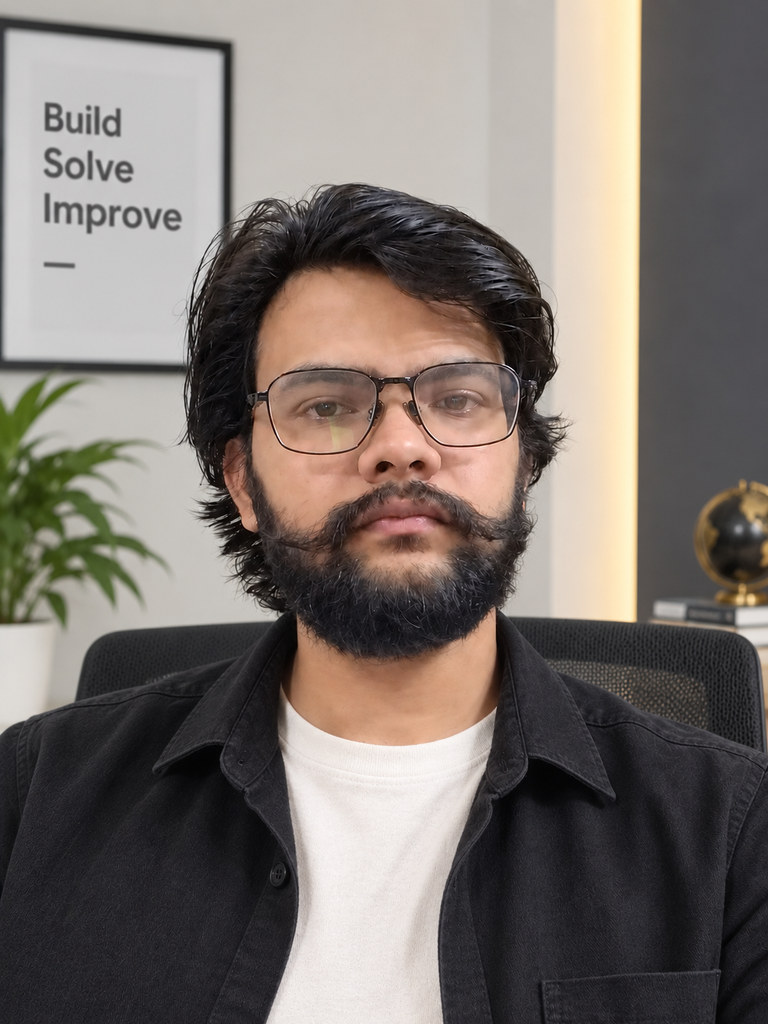
#> input picture assets/media/portrait.jpg, 768 x 1024 px, found by its file name
$ python make_og_card.py
#> lines starting #> are read from the running program, lines starting #| are printed output that depends on the picture
"""Render the 1200x630 link-preview card.

This is the only part of the site that reaches someone who never opens the link —
it is what renders in a LinkedIn post, a Slack paste or a forwarded email. It
follows the page's own rules: paper ground, one hairline, ink type, and the single
red accent used exactly once, on the +55 deg C limit tick.

Runs with or without the portrait; the face is added when the file exists.
"""
from PIL import Image, ImageDraw, ImageFont
import pathlib

MEDIA = pathlib.Path(r"E:\cowork\thermal-portfolio\assets\media")
FONTS = pathlib.Path(r"C:\Windows\Fonts")

W, H = 1200, 630
PAPER = (242, 243, 244)
PANEL = (255, 255, 255)
INK = (22, 24, 26)
INK45 = (130, 135, 140)
INK20 = (199, 203, 206)
CORRECTION = (204, 42, 30)


def font(name, size):
    return ImageFont.truetype(str(FONTS / name), size)


f_name = font("arialbd.ttf", 78)
f_role = font("arial.ttf", 30)
f_mono = font("consola.ttf", 23) if (FONTS / "consola.ttf").exists() else font("arial.ttf", 23)
f_small = font("arial.ttf", 25)

card = Image.new("RGB", (W, H), PAPER)
d = ImageDraw.Draw(card)

portrait_path = MEDIA / "portrait.jpg"
has_face = portrait_path.exists()

# Left rule echoes the page's hanging margin.
MARGIN = 76
text_x = MARGIN

if has_face:
    # Portrait sits flush left in a white plate with a hairline, as on the page.
    box_w, box_h = 300, 400
    face = Image.open(portrait_path).convert("RGB")
#> face is the input picture: PIL image 768x1024 RGB; mean R, G, B 123.2, 115, 109.6
    # cover-crop to 3:4, biased toward the head
    target = box_w / box_h
    src = face.width / face.height
#> src = 0.75
    if src > target:
        nw = int(face.height * target)
        left = (face.width - nw) // 2
        face = face.crop((left, 0, left + nw, face.height))
    else:
        nh = int(face.width / target)
#> nh = 1024
        top = int((face.height - nh) * 0.22)
#> top = 0
        face = face.crop((0, top, face.width, top + nh))
    face = face.resize((box_w, box_h), Image.LANCZOS)
#> face: PIL image 300x400 RGB

    plate_x, plate_y = MARGIN, (H - box_h) // 2
    d.rectangle([plate_x - 11, plate_y - 11, plate_x + box_w + 10, plate_y + box_h + 10],
                fill=PANEL, outline=INK20)
    card.paste(face, (plate_x, plate_y))
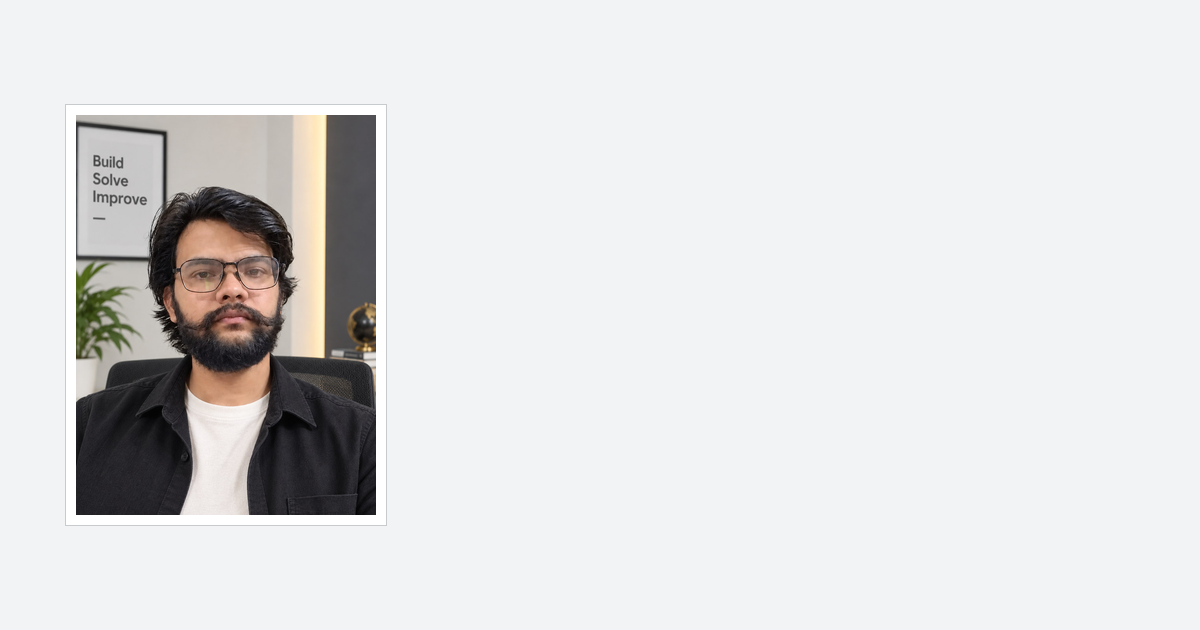
#> card: PIL image 1200x630 RGB; mean R, G, B 223.3, 222.8, 222.8
    d.rectangle([plate_x, plate_y, plate_x + box_w - 1, plate_y + box_h - 1], outline=INK20)
    text_x = plate_x + box_w + 66

d.text((text_x, 214), "Prince Chauhan", font=f_name, fill=INK)
d.text((text_x, 316), "Thermal engineer \u00b7 Bengaluru", font=f_role, fill=INK45)

# The operating envelope, drawn the way the page draws it.
y = 404
x0, x1 = text_x, min(W - MARGIN, text_x + 470)
d.line([(x0, y), (x1, y)], fill=INK, width=2)
d.polygon([(x0, y), (x0 + 13, y - 7), (x0 + 13, y + 7)], fill=INK)
d.polygon([(x1, y), (x1 - 13, y - 7), (x1 - 13, y + 7)], fill=INK)
d.line([(x1, y - 14), (x1, y + 14)], fill=CORRECTION, width=4)   # the one accent
d.text((x0, y + 22), "\u221210 \u00b0C", font=f_mono, fill=INK45)
d.text((x1 - 76, y + 22), "+55 \u00b0C", font=f_mono, fill=INK45)

d.text((text_x, 492), "Liquid-cooled battery & charger systems", font=f_small, fill=INK)

# Baseline rule, as on the footer.
d.line([(0, H - 5), (W, H - 5)], fill=INK20, width=2)

out = MEDIA / "og-card.jpg"
card.save(out, "JPEG", quality=90, optimize=True)
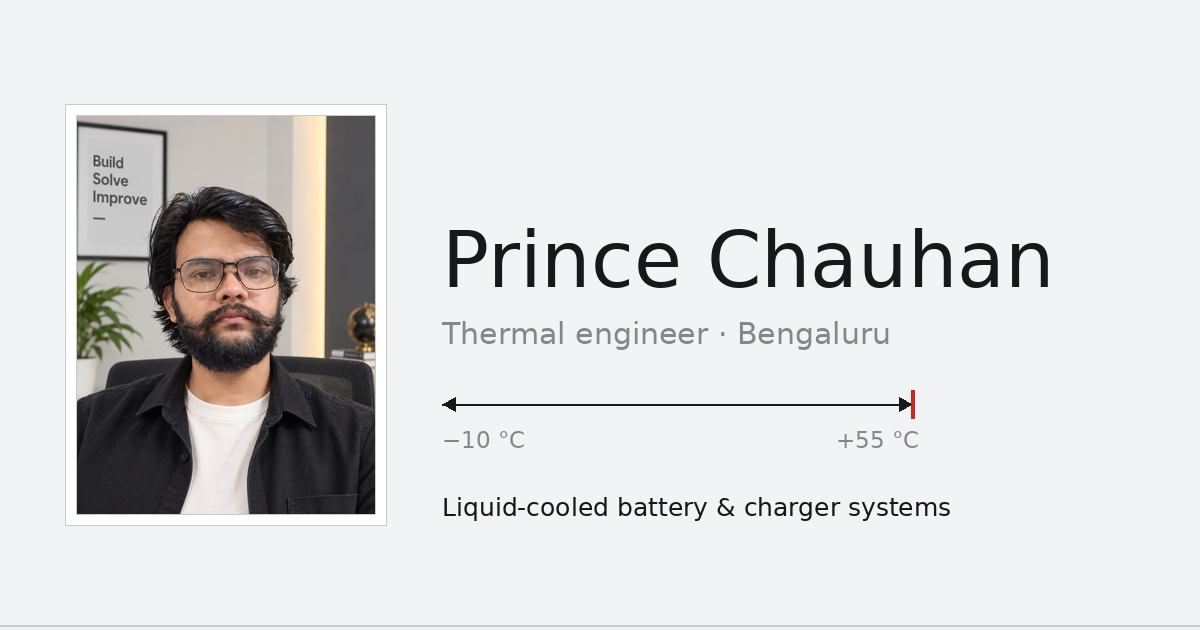
#> saved as og-card.jpg: PIL image 1200x630 RGB; mean R, G, B 219.1, 218.6, 218.6
#> (the run stopped early here; a loop or call above may not have finished)
